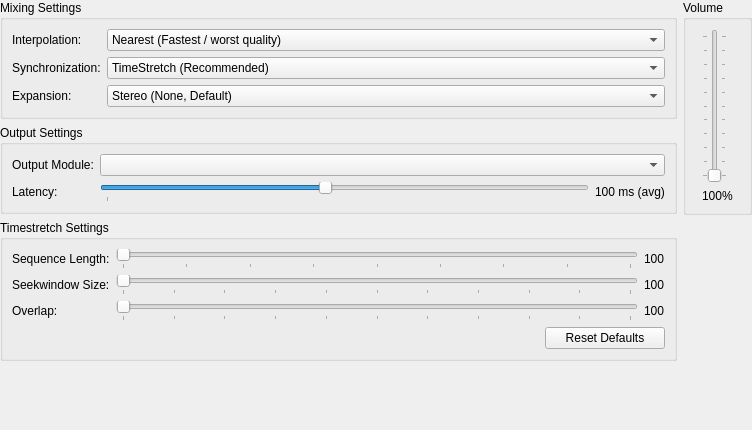
<?xml version="1.0" encoding="UTF-8"?>
<ui version="4.0">
 <class>AudioSettingsWidget</class>
 <widget class="QWidget" name="AudioSettingsWidget">
  <property name="geometry">
   <rect>
    <x>0</x>
    <y>0</y>
    <width>752</width>
    <height>430</height>
   </rect>
  </property>
  <property name="windowTitle">
   <string>Form</string>
  </property>
  <layout class="QGridLayout" name="gridLayout_2">
   <property name="leftMargin">
    <number>0</number>
   </property>
   <property name="topMargin">
    <number>0</number>
   </property>
   <property name="rightMargin">
    <number>0</number>
   </property>
   <property name="bottomMargin">
    <number>0</number>
   </property>
   <item row="0" column="0">
    <widget class="QGroupBox" name="groupBox_2">
     <property name="title">
      <string>Mixing Settings</string>
     </property>
     <layout class="QFormLayout" name="formLayout">
      <item row="0" column="0">
       <widget class="QLabel" name="label">
        <property name="text">
         <string>Interpolation:</string>
        </property>
       </widget>
      </item>
      <item row="0" column="1">
       <widget class="QComboBox" name="interpolation">
        <item>
         <property name="text">
          <string>Nearest (Fastest / worst quality)</string>
         </property>
        </item>
        <item>
         <property name="text">
          <string>Linear (Simple / okay sound)</string>
         </property>
        </item>
        <item>
         <property name="text">
          <string>Cubic (Fake highs / okay sound)</string>
         </property>
        </item>
        <item>
         <property name="text">
          <string>Hermite (Better highs / okay sound)</string>
         </property>
        </item>
        <item>
         <property name="text">
          <string>Catmull-Rom (PS2-like / good sound)</string>
         </property>
        </item>
        <item>
         <property name="text">
          <string>Gaussian (PS2-like / great sound)</string>
         </property>
        </item>
       </widget>
      </item>
      <item row="1" column="0">
       <widget class="QLabel" name="label_2">
        <property name="text">
         <string>Synchronization:</string>
        </property>
       </widget>
      </item>
      <item row="1" column="1">
       <widget class="QComboBox" name="syncMode">
        <item>
         <property name="text">
          <string>TimeStretch (Recommended)</string>
         </property>
        </item>
        <item>
         <property name="text">
          <string>Async Mix (Breaks some games!)</string>
         </property>
        </item>
        <item>
         <property name="text">
          <string>None (Audio can skip.)</string>
         </property>
        </item>
       </widget>
      </item>
      <item row="2" column="0">
       <widget class="QLabel" name="label_3">
        <property name="text">
         <string>Expansion:</string>
        </property>
       </widget>
      </item>
      <item row="2" column="1">
       <widget class="QComboBox" name="expansionMode">
        <item>
         <property name="text">
          <string>Stereo (None, Default)</string>
         </property>
        </item>
        <item>
         <property name="text">
          <string>Quadrafonic</string>
         </property>
        </item>
        <item>
         <property name="text">
          <string>Surround 5.1</string>
         </property>
        </item>
        <item>
         <property name="text">
          <string>Surround 7.1</string>
         </property>
        </item>
       </widget>
      </item>
     </layout>
    </widget>
   </item>
   <item row="1" column="0">
    <widget class="QGroupBox" name="groupBox_3">
     <property name="title">
      <string>Output Settings</string>
     </property>
     <layout class="QFormLayout" name="formLayout_2">
      <item row="0" column="0">
       <widget class="QLabel" name="label_4">
        <property name="text">
         <string>Output Module:</string>
        </property>
       </widget>
      </item>
      <item row="0" column="1">
       <widget class="QComboBox" name="outputModule" />
      </item>
      <item row="1" column="0">
       <widget class="QLabel" name="label_5">
        <property name="text">
         <string>Latency:</string>
        </property>
       </widget>
      </item>
      <item row="1" column="1">
       <layout class="QHBoxLayout" name="horizontalLayout">
        <item>
         <widget class="QSlider" name="latency">
          <property name="minimum">
           <number>15</number>
          </property>
          <property name="maximum">
           <number>200</number>
          </property>
          <property name="value">
           <number>100</number>
          </property>
          <property name="orientation">
           <enum>Qt::Horizontal</enum>
          </property>
          <property name="tickPosition">
           <enum>QSlider::TicksBelow</enum>
          </property>
          <property name="tickInterval">
           <number>200</number>
          </property>
         </widget>
        </item>
        <item>
         <widget class="QLabel" name="latencyLabel">
          <property name="text">
           <string>100 ms (avg)</string>
          </property>
         </widget>
        </item>
       </layout>
      </item>
     </layout>
    </widget>
   </item>
   <item row="2" column="0">
    <widget class="QGroupBox" name="groupBox_4">
     <property name="title">
      <string>Timestretch Settings</string>
     </property>
     <layout class="QFormLayout" name="formLayout_3">
      <item row="0" column="0">
       <widget class="QLabel" name="label_6">
        <property name="text">
         <string>Sequence Length:</string>
        </property>
       </widget>
      </item>
      <item row="0" column="1">
       <layout class="QHBoxLayout" name="horizontalLayout_2">
        <item>
         <widget class="QSlider" name="sequenceLength">
          <property name="minimum">
           <number>20</number>
          </property>
          <property name="maximum">
           <number>100</number>
          </property>
          <property name="orientation">
           <enum>Qt::Horizontal</enum>
          </property>
          <property name="tickPosition">
           <enum>QSlider::TicksBelow</enum>
          </property>
          <property name="tickInterval">
           <number>10</number>
          </property>
         </widget>
        </item>
        <item>
         <widget class="QLabel" name="sequenceLengthLabel">
          <property name="text">
           <string>100</string>
          </property>
         </widget>
        </item>
       </layout>
      </item>
      <item row="1" column="0">
       <widget class="QLabel" name="label_7">
        <property name="text">
         <string>Seekwindow Size:</string>
        </property>
       </widget>
      </item>
      <item row="1" column="1">
       <layout class="QHBoxLayout" name="horizontalLayout_3">
        <item>
         <widget class="QSlider" name="seekWindowSize">
          <property name="minimum">
           <number>10</number>
          </property>
          <property name="maximum">
           <number>30</number>
          </property>
          <property name="orientation">
           <enum>Qt::Horizontal</enum>
          </property>
          <property name="tickPosition">
           <enum>QSlider::TicksBelow</enum>
          </property>
          <property name="tickInterval">
           <number>2</number>
          </property>
         </widget>
        </item>
        <item>
         <widget class="QLabel" name="seekWindowSizeLabel">
          <property name="text">
           <string>100</string>
          </property>
         </widget>
        </item>
       </layout>
      </item>
      <item row="2" column="0">
       <widget class="QLabel" name="label_8">
        <property name="text">
         <string>Overlap:</string>
        </property>
       </widget>
      </item>
      <item row="2" column="1">
       <layout class="QHBoxLayout" name="horizontalLayout_4">
        <item>
         <widget class="QSlider" name="overlap">
          <property name="minimum">
           <number>5</number>
          </property>
          <property name="maximum">
           <number>15</number>
          </property>
          <property name="orientation">
           <enum>Qt::Horizontal</enum>
          </property>
          <property name="tickPosition">
           <enum>QSlider::TicksBelow</enum>
          </property>
          <property name="tickInterval">
           <number>1</number>
          </property>
         </widget>
        </item>
        <item>
         <widget class="QLabel" name="overlapLabel">
          <property name="text">
           <string>100</string>
          </property>
         </widget>
        </item>
       </layout>
      </item>
      <item row="3" column="1">
       <layout class="QHBoxLayout" name="horizontalLayout_5">
        <item>
         <spacer name="horizontalSpacer">
          <property name="orientation">
           <enum>Qt::Horizontal</enum>
          </property>
          <property name="sizeHint" stdset="0">
           <size>
            <width>40</width>
            <height>20</height>
           </size>
          </property>
         </spacer>
        </item>
        <item>
         <widget class="QPushButton" name="pushButton">
          <property name="minimumSize">
           <size>
            <width>120</width>
            <height>0</height>
           </size>
          </property>
          <property name="text">
           <string>Reset Defaults</string>
          </property>
         </widget>
        </item>
       </layout>
      </item>
     </layout>
    </widget>
   </item>
   <item row="3" column="0">
    <spacer name="verticalSpacer_2">
     <property name="orientation">
      <enum>Qt::Vertical</enum>
     </property>
     <property name="sizeHint" stdset="0">
      <size>
       <width>20</width>
       <height>40</height>
      </size>
     </property>
    </spacer>
   </item>
   <item row="0" column="1" rowspan="4">
    <layout class="QVBoxLayout" name="verticalLayout">
     <item>
      <widget class="QGroupBox" name="groupBox">
       <property name="title">
        <string>Volume</string>
       </property>
       <layout class="QGridLayout" name="gridLayout">
        <item row="0" column="0">
         <widget class="QSlider" name="volume">
          <property name="maximum">
           <number>100</number>
          </property>
          <property name="orientation">
           <enum>Qt::Vertical</enum>
          </property>
          <property name="tickPosition">
           <enum>QSlider::TicksBothSides</enum>
          </property>
          <property name="tickInterval">
           <number>10</number>
          </property>
         </widget>
        </item>
        <item row="1" column="0">
         <widget class="QLabel" name="volumeLabel">
          <property name="text">
           <string>100%</string>
          </property>
         </widget>
        </item>
       </layout>
      </widget>
     </item>
     <item>
      <spacer name="verticalSpacer">
       <property name="orientation">
        <enum>Qt::Vertical</enum>
       </property>
       <property name="sizeHint" stdset="0">
        <size>
         <width>20</width>
         <height>40</height>
        </size>
       </property>
      </spacer>
     </item>
    </layout>
   </item>
  </layout>
 </widget>
 <resources/>
 <connections/>
</ui>
